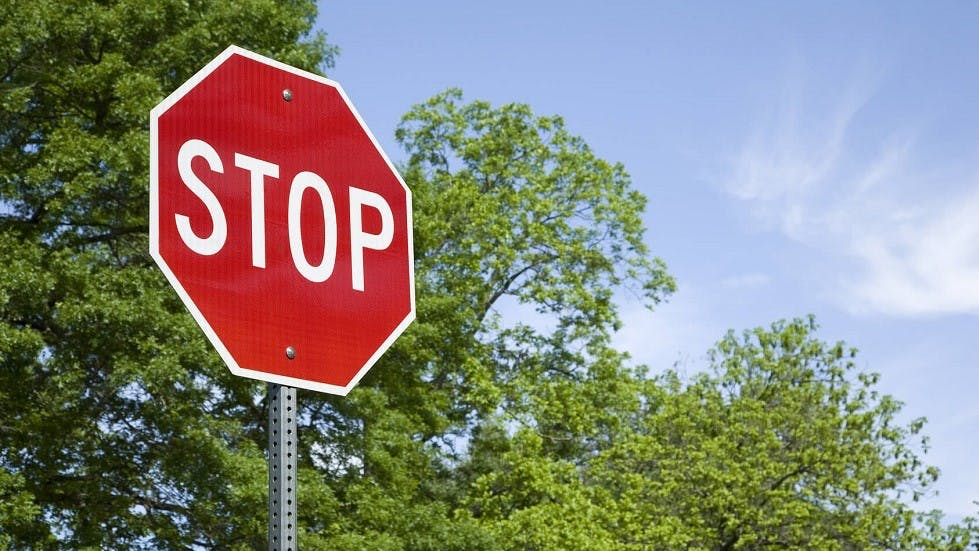
#> input picture camera_stuff/samples/image.jpg, 979 x 551 px
$ python text.py
#> lines starting #> are read from the running program, lines starting #| are printed output that depends on the picture; after the words box and inside, x2 and y2 are one past the last pixel; in counts of white or black regions, pixels touching at a corner belong together
#> in alternative, im is the input picture: shape (551, 979, 3); mean B, G, R 123.1, 133.3, 133.1
# Import required packages
import numpy as np
import cv2
import pytesseract
from PIL import Image


FILENAME = "samples/image.jpg"

# [188 lines left out: functions filterOutSaltPepperNoise, findSignificantContour, remove_background, showWindow, main, not called in this run]
	# print(pytesseract.image_to_string(Image.open('cutout.jpg'),lang="eng"))
# preprocessing
# gray scale
def gray(img):

	img = cv2.cvtColor(img, cv2.COLOR_BGR2GRAY)
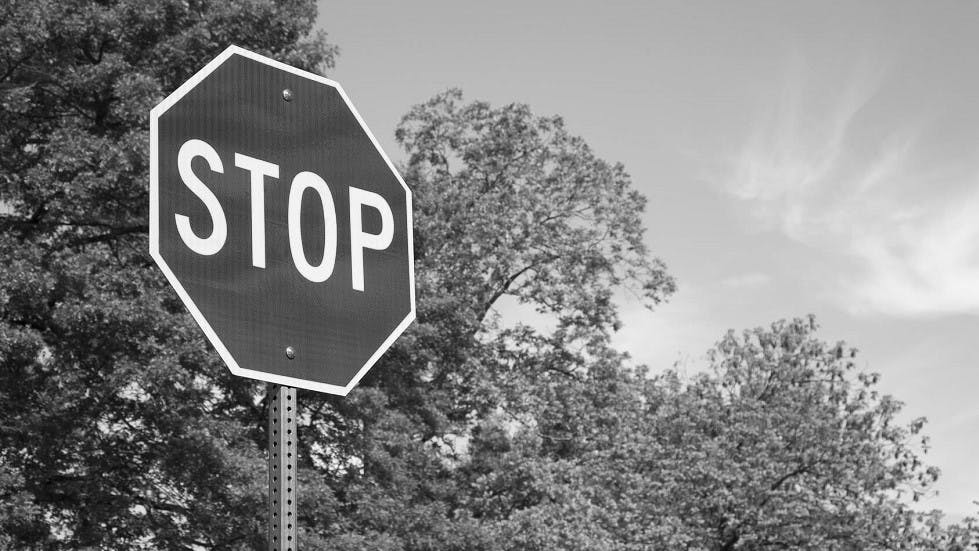
#> img: shape (551, 979); min 0, max 255, mean 132
	cv2.imwrite(r"./preprocess/img_gray.png",img)
	return img

# blur
def blur(img) :
	img_blur = cv2.GaussianBlur(img,(5,5),0)
	cv2.imwrite(r"./preprocess/img_blur.png",img)
	return img_blur

# threshold
def threshold(img):
	#pixels with value below 100 are turned black (0) and those with higher value are turned white (255)
	img = cv2.threshold(img, 100, 255, cv2.THRESH_OTSU | cv2.THRESH_BINARY)[1]
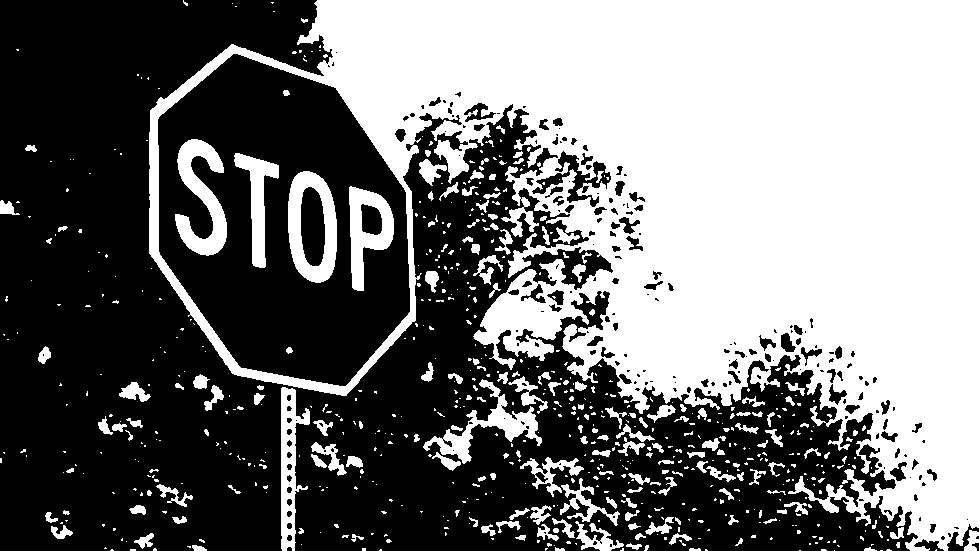
#> img: shape (551, 979); 46.7% white; 689 white regions (503 under 20 px)
	cv2.imwrite(r"./preprocess/img_threshold.png",img)
	return img

def alternative():
	im = cv2.imread(FILENAME, 1)
	# Finding contours
	im_gray = gray(im)
	im_blur = blur(im_gray)
	im_thresh = threshold(im_blur)
	contours, _ = cv2.findContours(im_thresh, cv2.RETR_EXTERNAL, cv2.CHAIN_APPROX_NONE)
#> contours = 677 contours, 553 with area under 20; largest, box (x1, y1, x2, y2) and area: (149, 0, 979, 551) 284871, (281, 387, 310, 551) 2331, (423, 379, 542, 464) 2154, (520, 457, 584, 497) 665, (560, 478, 620, 526) 568
	# text detection
	i = 0
	for cnt in contours:
		i += 1
		x, y, w, h = cv2.boundingRect(cnt)

		# Drawing a rectangle on copied image
		rect = cv2.rectangle(im, (x, y), (x + w, y + h), (0, 255, 255), 2)

		# showWindow(rect)

		# Cropping the text block for giving input to OCR
		cropped = im[y:y + h, x:x + w]

		# Apply OCR on the cropped image
		config = ('-l eng --oem 1 --psm 3')
		text = pytesseract.image_to_string(cropped, config=config)
#> this loop made 1 pass
#> (cnt, i, x, y, w, h, cropped, config) on pass 1: ([[880, 550], [881, 550], [882, 550], [881, 550]], 1, 880, 550, 3, 1, [[0, 255, 255], [0, 255, 255], [0, 255, 255]], '-l eng --oem 1 --psm 3')
#> after the loop, i = 1
	print(i)
alternative()
#> (the call stopped at in alternative, `text = pytesseract.image_to_string(cropped, config=config)`: pytesseract is not available in this run)
